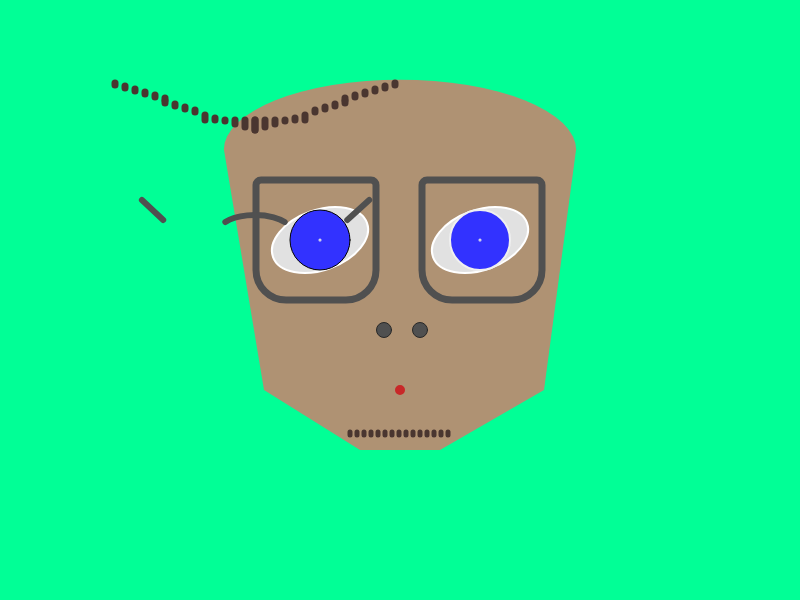
Frame 1 (no input)
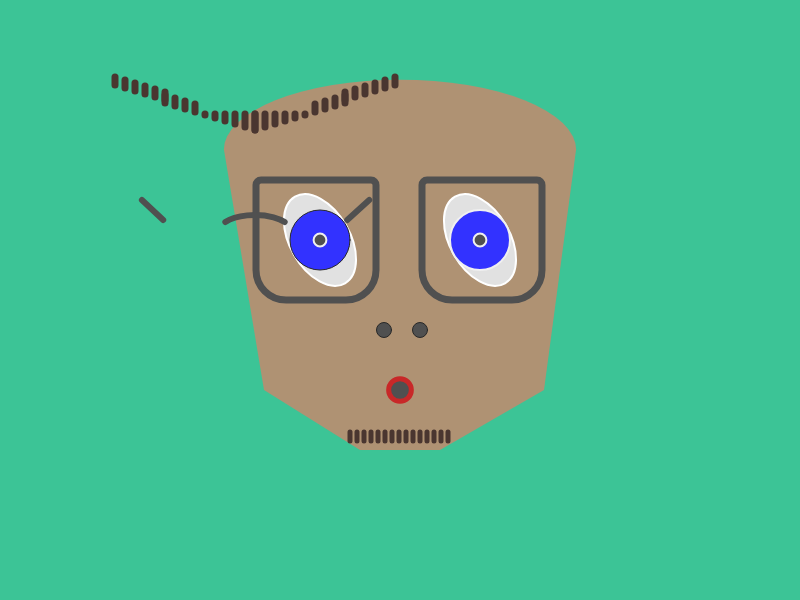
Frame 60 (no input)
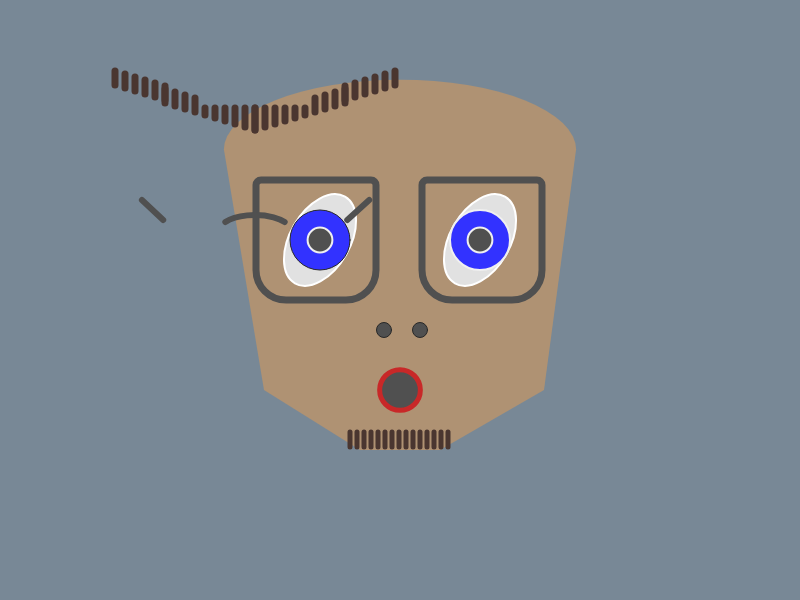
Frame 120 (the mouse pressed at the canvas centre since frame 60)

The p5.js sketch that drew these frames (run headless with seeded random() and noise() and a simulated clock; from frame 60 on, the mouse is pressed at the canvas centre):

// p5.js sketch
// ── sketch.js

function setup() {
createCanvas(800, 600);
}

//**********************//
//global variables
//**********************//

// background color variables
var rChannel = 1;
var gChannel = 255;
var bChannel = 150;

//pupil width and height variables
var pupilWidth = 1;
var pupilHeight = 1;

// mouth width and heigh variables
var mouthWidth = 5;
var mouthHeight = 5;

// goatee variables
var goateeYEnd = 435;
var goateeX = 350;

// hair variables
var hairXstart = 255;
var hairYstart = 130;
var hairXEnd = 255;
var hairYEnd = 120;

// eye rotation variables
var eyeAngle = 0;
var eyeRotationRate = 0;

function draw() {
//background color will change from green to reddish-purple
background(rChannel, gChannel, bChannel);
    // background color change animation
    rChannel = rChannel + 1;
    gChannel = gChannel - 1;
    rChannel = rChannel % 255;
    gChannel = gChannel % 255;

/* change to eye rotation variable */
eyeRotationRate = (mouseY * 0.1) - 20;
eyeAngle = eyeAngle + eyeRotationRate;

//**********************//
//Face
//**********************//

/* head */
push();
noStroke();
// strokeWeight(0.5);
fill('rgb(175, 146, 115)');
// top of head
quad(width * 0.28, height * 0.25, width * 0.72, height * 0.25, width * 0.68, height * 0.65, width * 0.33, height * 0.65);
//chin
quad(width * 0.33, height * 0.65, width * 0.68, height * 0.65, width * 0.55, height * 0.75, width * 0.45, height * 0.75);
//forehead
arc(width/2, 150, width/2.27, height/4.27, PI, TWO_PI);
pop();
/* end head */

/* hair */
// right side hair
push();
stroke('rgb(74, 54, 48)');
strokeWeight(7);
line(hairXstart, hairYstart, hairXEnd, hairYEnd);
line(hairXstart + 10, hairYstart - 3, hairXEnd + 10, hairYEnd);
line(hairXstart + 20, hairYstart - 6, hairXEnd + 20, hairYEnd);
line(hairXstart + 30, hairYstart - 9, hairXEnd + 30, hairYEnd);
line(hairXstart + 40, hairYstart - 12, hairXEnd + 40, hairYEnd);
line(hairXstart + 50, hairYstart - 15, hairXEnd + 50, hairYEnd);
line(hairXstart + 60, hairYstart - 18, hairXEnd + 60, hairYEnd - 10);
line(hairXstart + 70, hairYstart - 21, hairXEnd + 70, hairYEnd - 13);
line(hairXstart + 80, hairYstart - 24, hairXEnd + 80, hairYEnd - 16);
line(hairXstart + 90, hairYstart - 27, hairXEnd + 90, hairYEnd - 19);
line(hairXstart + 90, hairYstart - 30, hairXEnd + 90, hairYEnd - 22);
line(hairXstart + 100, hairYstart - 33, hairXEnd + 100, hairYEnd - 25);
line(hairXstart + 110, hairYstart - 36, hairXEnd + 110, hairYEnd - 28);
line(hairXstart + 120, hairYstart - 39, hairXEnd + 120, hairYEnd - 31);
line(hairXstart + 130, hairYstart - 42, hairXEnd + 130, hairYEnd - 34);
line(hairXstart + 140, hairYstart - 45, hairXEnd + 140, hairYEnd - 37);
pop();

// left side hairXEnd

push();
translate( windowWidth/1.6, 0);
scale( -1, 1 );
stroke('rgb(74, 54, 48)');
strokeWeight(7);

line(hairXstart, hairYstart, hairXEnd, hairYEnd);
line(hairXstart + 10, hairYstart - 3, hairXEnd + 10, hairYEnd);
line(hairXstart + 20, hairYstart - 6, hairXEnd + 20, hairYEnd);
line(hairXstart + 30, hairYstart - 9, hairXEnd + 30, hairYEnd);
line(hairXstart + 40, hairYstart - 12, hairXEnd + 40, hairYEnd);
line(hairXstart + 50, hairYstart - 15, hairXEnd + 50, hairYEnd);
line(hairXstart + 60, hairYstart - 18, hairXEnd + 60, hairYEnd - 10);
line(hairXstart + 70, hairYstart - 21, hairXEnd + 70, hairYEnd - 13);
line(hairXstart + 80, hairYstart - 24, hairXEnd + 80, hairYEnd - 16);
line(hairXstart + 90, hairYstart - 27, hairXEnd + 90, hairYEnd - 19);
line(hairXstart + 90, hairYstart - 30, hairXEnd + 90, hairYEnd - 22);
line(hairXstart + 100, hairYstart - 33, hairXEnd + 100, hairYEnd - 25);
line(hairXstart + 110, hairYstart - 36, hairXEnd + 110, hairYEnd - 28);
line(hairXstart + 120, hairYstart - 39, hairXEnd + 120, hairYEnd - 31);
line(hairXstart + 130, hairYstart - 42, hairXEnd + 130, hairYEnd - 34);
line(hairXstart + 140, hairYstart - 45, hairXEnd + 140, hairYEnd - 37);

// growing hair code
hairYEnd = hairYEnd - 0.1;


pop();

/* end hair */

/*eyes*/
//left eye
push();
translate(width * 0.4, height * 0.4);
rotate(radians(eyeAngle));
stroke('rgb(80)');
strokeWeight(2);
fill('rgb(225, 225, 225)');
ellipse(0, 0, 100, 60);
pop();

//iris
fill('rgb(50, 50, 255)');
ellipse(width * 0.4, height * 0.40, 60, 60);

//pupil
push();
strokeWeight(2);
stroke('rgb(240, 240, 240)');
fill('rgb(80, 80, 80)');
ellipse(width * 0.4, height * 0.40, pupilWidth, pupilHeight);

//right eye
push();
translate(width * 0.6, height * 0.4);
rotate(radians(eyeAngle));
stroke('rgb(80)');
strokeWeight(2);
fill('rgb(225, 225, 225)');
ellipse(0, 0, 100, 60);
pop();

//iris
fill('rgb(50, 50, 255)');
ellipse(width * 0.60, height * 0.40, 60, 60);

//pupil
stroke('rgb(240, 240, 240)');
fill('rgb(80, 80, 80)');
ellipse(width * 0.60, height * 0.40, pupilWidth, pupilHeight);
// dilates pupil to max 60 px width and height
pupilWidth = pupilWidth + 0.2;
pupilHeight = pupilHeight + 0.2;
pupilWidth = pupilWidth % 60;
pupilHeight = pupilHeight % 60;
pop();

/* nose */
stroke('rgb(40, 40, 40)');
fill('rgb(80, 80, 80)');
ellipse(width * 0.48, height * 0.55, 15, 15);
ellipse(width * 0.525, height * 0.55, 15, 15);
/* end nose */

/* mouth */
push();
stroke('rgb(200, 40, 40)');
strokeWeight(5);
fill('rgb(80, 80, 80)');
ellipse(400, 390, mouthWidth, mouthHeight);


// animation that widens mouth and stops when it it 60 x 60 px
mouthWidth = mouthWidth + 0.3;
mouthHeight = mouthHeight + 0.3;
mouthWidth = mouthWidth % 60;
mouthHeight = mouthHeight % 60;
pop();
/* end mouth */


// glasses
// right frame
push();
noFill();
stroke('rgb(80, 80, 80)');
strokeWeight(7);
rect(width * 0.32, height * 0.30, 120, 120, 5, 5, 30, 30);
// left frame
push();
translate(282, 0);
noFill();
stroke('rgb(80, 80, 80)');
strokeWeight(7);
rect(width * 0.175, height * 0.30, 120, 120, 5, 5, 30, 30);
pop();
// bridge
stroke('rgb(80, 80, 80)');
strokeWeight(6);
arc(windowWidth/3.2, 230, 70, 30, radians(195), radians(345));
//handles
stroke('rgb(80, 80, 80)');
strokeWeight(6);
line(windowWidth/5.75, 200, windowWidth/5, 220);
push();
// translate(515, 0);
stroke('rgb(80, 80, 80)');
strokeWeight(6);
line(windowWidth/2.35, 220, windowWidth/2.21, 200);
pop();
pop();
/* end eyes */

/* goatee */
push();
stroke('rgb(74, 54, 48)');
strokeWeight(5);
line(goateeX, height * 0.72, goateeX, goateeYEnd);
line(goateeX + 7, height * 0.72, goateeX + 7, goateeYEnd);
line(goateeX + 14, height * 0.72, goateeX + 14, goateeYEnd);
line(goateeX + 21, height * 0.72, goateeX + 21, goateeYEnd);
line(goateeX + 28, height * 0.72, goateeX + 28, goateeYEnd);
line(goateeX + 35, height * 0.72, goateeX + 35, goateeYEnd);
line(goateeX + 42, height * 0.72, goateeX + 42, goateeYEnd);
line(goateeX + 49, height * 0.72, goateeX + 49, goateeYEnd);
line(goateeX + 56, height * 0.72, goateeX + 56, goateeYEnd);
line(goateeX + 63, height * 0.72, goateeX + 63, goateeYEnd);
line(goateeX + 70, height * 0.72, goateeX + 70, goateeYEnd);
line(goateeX + 77, height * 0.72, goateeX + 77, goateeYEnd);
line(goateeX + 84, height * 0.72, goateeX + 84, goateeYEnd);
line(goateeX + 91, height * 0.72, goateeX + 91, goateeYEnd);
line(goateeX + 98, height * 0.72, goateeX + 98, goateeYEnd);

goateeYEnd = goateeYEnd + 0.1;
// goateeYEnd = goateeYEnd % 100;
pop();
/* end goatee */

/* Ears */
// left ear





}
